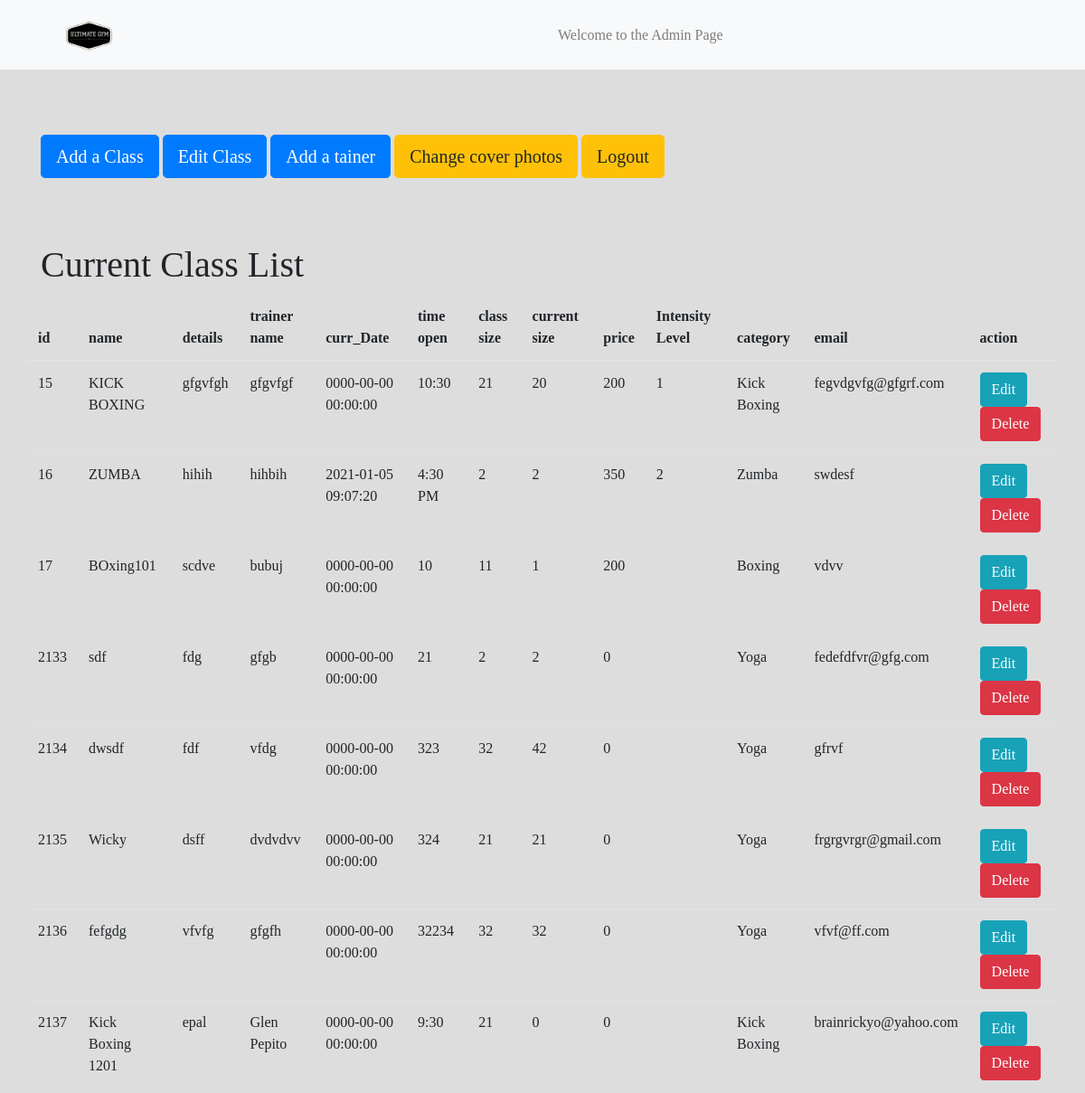
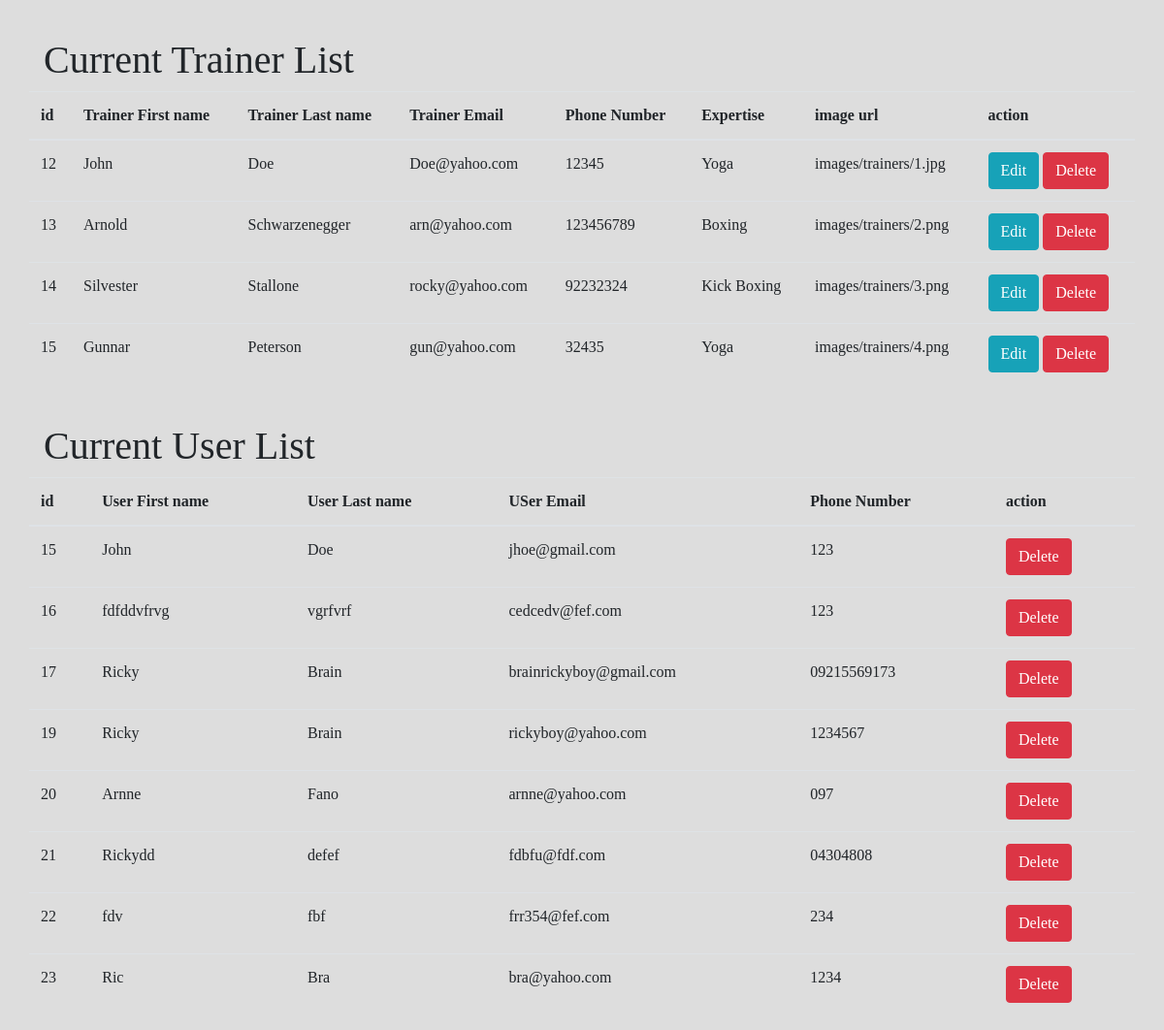
The app's page /admin.php with its own data (2 pictures, top to bottom).
### tables this page shows
CREATE TABLE `class` (
  `id` int(11) NOT NULL,
  `name` varchar(100) NOT NULL,
  `details` varchar(500) NOT NULL,
  `trainer_name` char(50) DEFAULT NULL,
  `curr_Date` datetime NOT NULL,
  `time_open` varchar(100) NOT NULL,
  `class_size` int(50) DEFAULT NULL,
  `current_class_size` int(11) DEFAULT NULL,
  `price` int(6) NOT NULL,
  `intensity_Level` varchar(100) NOT NULL,
  `category` varchar(100) NOT NULL,
  `image` varchar(500) NOT NULL,
  `email` varchar(100) NOT NULL
);

CREATE TABLE `trainers` (
  `id` int(11) NOT NULL,
  `fname` varchar(50) NOT NULL,
  `lname` varchar(50) NOT NULL,
  `email` varchar(100) NOT NULL,
  `phone` int(11) NOT NULL,
  `expertise` varchar(50) NOT NULL,
  `images` varchar(100) NOT NULL
);

CREATE TABLE `users` (
  `id` int(11) NOT NULL,
  `email` varchar(100) NOT NULL,
  `password` varchar(255) NOT NULL,
  `firstname` varchar(100) NOT NULL,
  `lastname` varchar(100) NOT NULL,
  `phone` varchar(100) NOT NULL
);

### admin.php (the view, shortened to what this page needs)
<!DOCTYPE html>
<html lang="en">
<head>
    <link rel="stylesheet" href="https://maxcdn.bootstrapcdn.com/bootstrap/4.3.1/css/bootstrap.min.css">
</head>
<body>
    <nav class="navbar navbar-expand-sm bg-light navbar-light">
        <div class="container">
            <a class="navbar-brand d-none d-md-block" href="index.php">
                <img src="images/gym/gym_logo.png" style="height:auto; width:20%">
            </a>
            <div class="collapse navbar-collapse bold" id="collapsibleNavbar">
                <ul class="navbar-nav">
                    <li class="nav-item">
                        <a class="nav-link" href="admin.php">Welcome to the Admin Page</a>
                    </li>
                </ul>
            </div>
        </div>
    </nav>
    <br>
    <br>
    <br>
<?php require_once 'dbconnect.php'; ?>
<div class = "container">
     <div class="container">
<div class="row">
        <div class=”row align-items-center”>
            <div class=”col-9 align-self-center”>
            <a href="#" data-toggle="modal" data-target="#ClassModal" class="btn btn-lg btn-primary">Add a Class</a>
             <a href="#" data-toggle="modal" data-target="#ClassModal" class="btn btn-lg btn-primary">Edit Class</a>
             <a href="#" data-toggle="modal" data-target="#TrainerModal" class="btn btn-lg btn-primary">Add a tainer</a>
            <a href="#" data-toggle="modal" data-target="#coverModal" class="btn btn-lg btn-warning">Change cover photos</a>
            <a href="index.php" class="btn btn-lg btn-warning">Logout</a>
          </div>
      </div>
</div>
</div>
<?php
       $conn = new mysqli($db_host, $db_user, $db_pass, $db_name) or die(mysqli_error($conn));
       $result = $conn->query("SELECT * FROM class") or die($conn->error);
?>
<br>
<br>
<br>
<h1> Current Class List </h1>
       <div class="row justify-content-center">
            <table class = "table">
                <thead>
                    <tr>
                        <th>id</th>
                        <th>name</th>
                        <th>details</th>
                        <th>trainer name</th>
                           <th>curr_Date</th>
                        <th>time open</th>
                        <th>class size</th>
                        <th>current size</th>
                        <th>price</th>
                          <th>Intensity Level</th>
                        <th>category</th>
                        <th>email</th>
                        <th colspan="2">action</th>
                    </tr>
                </thead>
        <?php
               while ($row = $result->fetch_assoc()): ?>
                <tr>
                    <td> <?php echo $row['id'] ?> </td>
                    <td> <?php echo $row['name'] ?> </td>
                    <td> <?php echo $row['details'] ?> </td>
                    <td> <?php echo $row['trainer_name'] ?> </td>
                    <td> <?php echo $row['curr_Date'] ?> </td>
                    <td> <?php echo $row['time_open'] ?> </td>
                    <td> <?php echo $row['class_size'] ?> </td>
                    <td> <?php echo $row['current_class_size'] ?> </td>
                    <td> <?php echo $row['price'] ?> </td>
                     <td> <?php echo $row['intensity_Level'] ?> </td>
                    <td> <?php echo $row['category'] ?> </td>
                    <td> <?php echo $row['email'] ?> </td>
                    <td>
                        <a href="admin.php?edit=<?php echo $row['id']; ?>"
                            class = "btn btn-info">Edit</a>
                        <a href="admin.php?delete=<?php echo $row['id']; ?>"
                            class = "btn btn-danger">Delete</a>
                    </td>
                </tr>
        <?php endwhile; ?>
            </table>
       </div>
<?php
       $result = $conn->query("SELECT * FROM trainers") or die($conn->error);
?>
<br>
<h1> Current Trainer List </h1>
       <div class="row justify-content-center">
            <table class = "table">
                <thead>
                    <tr>
                        <th>id</th>
                        <th>Trainer First name</th>
                        <th>Trainer Last name</th>
                        <th>Trainer Email</th>
                        <th> Phone Number</th>
                        <th>Expertise</th>
                        <th>image url</th>
                        <th colspan="2">action</th>
                    </tr>
                </thead>
        <?php
               while ($row = $result->fetch_assoc()): ?>
                <tr>
                    <td> <?php echo $row['id'] ?> </td>
                    <td> <?php echo $row['fname'] ?> </td>
                    <td> <?php echo $row['lname'] ?> </td>
                    <td> <?php echo $row['email'] ?> </td>
                    <td> <?php echo $row['phone'] ?> </td>
                    <td> <?php echo $row['expertise'] ?> </td>
                    <td> <?php echo $row['images'] ?> </td>
                    <td>
                         <a href="admin.php?updatedatatrainers=<?php echo $row['id']; ?>"
                            class = "btn btn-info" data-toggle="modal" data-target="#TrainerEditModal">Edit</a>
                        <a href="admin.php?delete=<?php echo $row['id']; ?>"
                            class = "btn btn-danger">Delete</a>
                    </td>
                </tr>
        <?php endwhile; ?>
            </table>
       </div>
<?php
       $conn = new mysqli($db_host, $db_user, $db_pass, $db_name) or die(mysqli_error($conn));
       $result = $conn->query("SELECT * FROM users") or die($conn->error);
?>
<br>
<h1> Current User List </h1>
       <div class="row justify-content-center">
            <table class = "table">
                <thead>
                    <tr>
                        <th>id</th>
                        <th>User First name</th>
                        <th>User Last name</th>
                        <th>USer Email</th>
                        <th> Phone Number</th>
                        <th colspan="2">action</th>
                    </tr>
                </thead>
        <?php
               while ($row = $result->fetch_assoc()): ?>
                <tr>
                    <td> <?php echo $row['id'] ?> </td>
                    <td> <?php echo $row['firstname'] ?> </td>
                    <td> <?php echo $row['lastname'] ?> </td>
                    <td> <?php echo $row['email'] ?> </td>
                    <td> <?php echo $row['phone'] ?> </td>
                    <td>
                        <a href="admin.php?delete=<?php echo $row['id']; ?>"
                            class = "btn btn-danger">Delete</a>
                    </td>
                </tr>
        <?php endwhile; ?>
            </table>
       </div>
    </div>
</body>

### admin.php (style rules this page uses)
body { background: #dddddd; font-family: fantasy; }
a { color:black; }
.bold { font-weight: 80000; }

### records on screen
class: id "15", name "KICK BOXING", details "gfgvfgh", trainer_name "gfgvfgf", curr_Date "0000-00-00 00:00:00", time_open "10:30", class_size "21", current_class_size "20", price "200", intensity_Level "1", category "Kick Boxing", email "fegvdgvfg@gfgrf.com"
class: id "16", name "ZUMBA", details "hihih", trainer_name "hihbih", curr_Date "2021-01-05 09:07:20", time_open "4:30 PM", class_size "2", current_class_size "2", price "350", intensity_Level "2", category "Zumba", email "swdesf"
class: id "17", name "BOxing101", details "scdve", trainer_name "bubuj", curr_Date "0000-00-00 00:00:00", time_open "10", class_size "11", current_class_size "1", price "200", category "Boxing", email "vdvv"
class: id "2133", name "sdf", details "fdg", trainer_name "gfgb", curr_Date "0000-00-00 00:00:00", time_open "21", class_size "2", current_class_size "2", price "0", category "Yoga", email "fedefdfvr@gfg.com"
class: id "2134", name "dwsdf", details "fdf", trainer_name "vfdg", curr_Date "0000-00-00 00:00:00", time_open "323", class_size "32", current_class_size "42", price "0", category "Yoga", email "gfrvf"
class: id "2135", name "Wicky", details "dsff", trainer_name "dvdvdvv", curr_Date "0000-00-00 00:00:00", time_open "324", class_size "21", current_class_size "21", price "0", category "Yoga", email "frgrgvrgr@gmail.com"
class: id "2136", name "fefgdg", details "vfvfg", trainer_name "gfgfh", curr_Date "0000-00-00 00:00:00", time_open "32234", class_size "32", current_class_size "32", price "0", category "Yoga", email "vfvf@ff.com"
class: id "2137", name "Kick Boxing 1201", details "epal", trainer_name "Glen Pepito", curr_Date "0000-00-00 00:00:00", time_open "9:30", class_size "21", current_class_size "0", price "0", category "Kick Boxing", email "brainrickyo@yahoo.com"
trainers: id "12", fname "John", lname "Doe", email "Doe@yahoo.com", phone "12345", expertise "Yoga", images "images/trainers/1.jpg"
trainers: id "13", fname "Arnold", lname "Schwarzenegger", email "arn@yahoo.com", phone "123456789", expertise "Boxing", images "images/trainers/2.png"
trainers: id "14", fname "Silvester", lname "Stallone", email "rocky@yahoo.com", phone "92232324", expertise "Kick Boxing", images "images/trainers/3.png"
trainers: id "15", fname "Gunnar", lname "Peterson", email "gun@yahoo.com", phone "32435", expertise "Yoga", images "images/trainers/4.png"
users: id "15", firstname "John", lastname "Doe", email "jhoe@gmail.com", phone "123"
users: id "16", firstname "fdfddvfrvg", lastname "vgrfvrf", email "cedcedv@fef.com", phone "123"
users: id "17", firstname "Ricky", lastname "Brain", email "brainrickyboy@gmail.com", phone "09215569173"
users: id "19", firstname "Ricky", lastname "Brain", email "rickyboy@yahoo.com", phone "1234567"
users: id "20", firstname "Arnne", lastname "Fano", email "arnne@yahoo.com", phone "097"
users: id "21", firstname "Rickydd", lastname "defef", email "fdbfu@fdf.com", phone "04304808"
users: id "22", firstname "fdv", lastname "fbf", email "frr354@fef.com", phone "234"
users: id "23", firstname "Ric", lastname "Bra", email "bra@yahoo.com", phone "1234"
